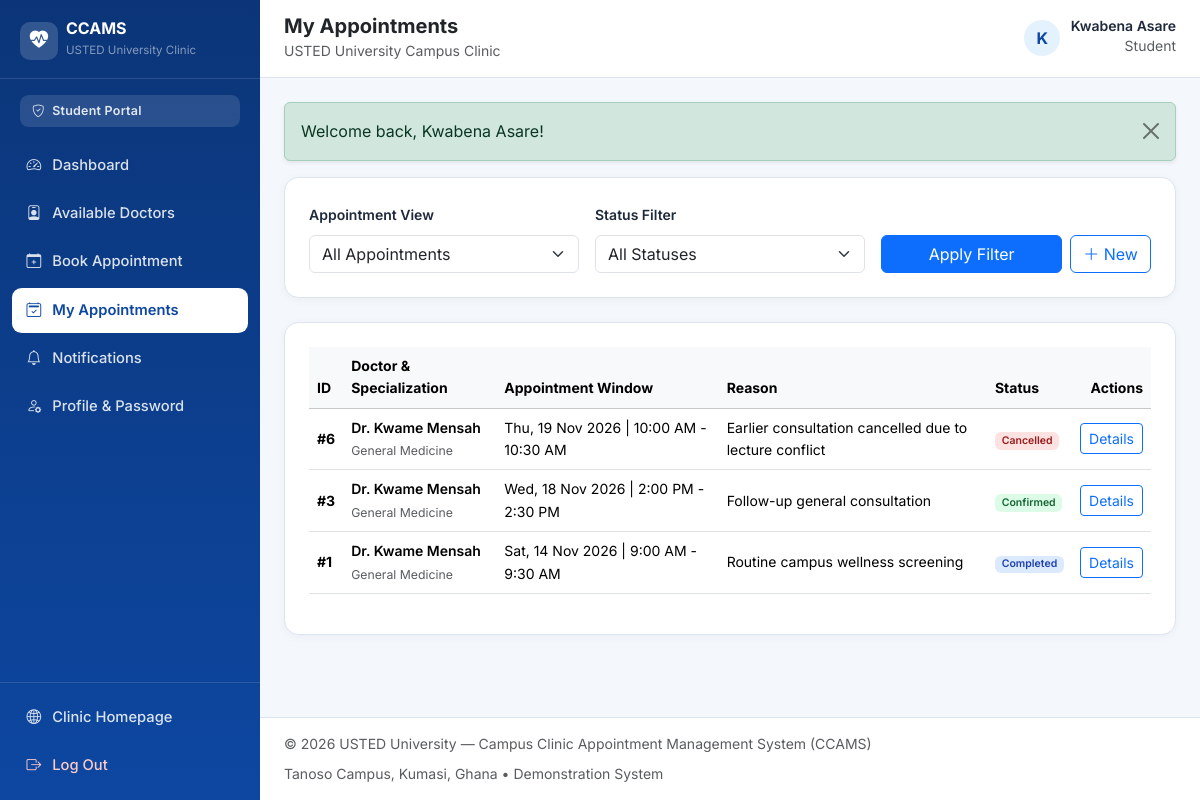
The page /student/my_appointments.php (signed in) on the database its author committed.
### tables this page shows
CREATE TABLE `users` (
    `user_id` INT UNSIGNED NOT NULL AUTO_INCREMENT,
    `full_name` VARCHAR(120) NOT NULL,
    `email` VARCHAR(150) NOT NULL,
    `password_hash` VARCHAR(255) NOT NULL,
    `phone` VARCHAR(25) DEFAULT NULL,
    `role` ENUM('student', 'doctor', 'admin') NOT NULL DEFAULT 'student',
    `account_status` ENUM('active', 'inactive') NOT NULL DEFAULT 'active',
    `created_at` TIMESTAMP NOT NULL DEFAULT CURRENT_TIMESTAMP,
    `updated_at` TIMESTAMP NOT NULL DEFAULT CURRENT_TIMESTAMP ON UPDATE CURRENT_TIMESTAMP,
    PRIMARY KEY (`user_id`),
    UNIQUE KEY `uq_users_email` (`email`),
    KEY `idx_users_role_status` (`role`, `account_status`)
);

CREATE TABLE `appointments` (
    `appointment_id` INT UNSIGNED NOT NULL AUTO_INCREMENT,
    `student_id` INT UNSIGNED NOT NULL,
    `slot_id` INT UNSIGNED NOT NULL,
    `reason` VARCHAR(255) DEFAULT NULL,
    `status` ENUM('pending', 'confirmed', 'cancelled', 'completed', 'rejected') NOT NULL DEFAULT 'pending',
    `created_at` TIMESTAMP NOT NULL DEFAULT CURRENT_TIMESTAMP,
    `updated_at` TIMESTAMP NOT NULL DEFAULT CURRENT_TIMESTAMP ON UPDATE CURRENT_TIMESTAMP,
    PRIMARY KEY (`appointment_id`),
    KEY `idx_appointments_student_status` (`student_id`, `status`),
    KEY `idx_appointments_slot_status` (`slot_id`, `status`),
    KEY `idx_appointments_status_created` (`status`, `created_at`),
    CONSTRAINT `fk_appointments_student`
        FOREIGN KEY (`student_id`) REFERENCES `users` (`user_id`)
        ON DELETE CASCADE ON UPDATE CASCADE,
    CONSTRAINT `fk_appointments_slot`
        FOREIGN KEY (`slot_id`) REFERENCES `appointment_slots` (`slot_id`)
        ON DELETE RESTRICT ON UPDATE CASCADE
);

CREATE TABLE `doctors` (
    `doctor_id` INT UNSIGNED NOT NULL AUTO_INCREMENT,
    `user_id` INT UNSIGNED NOT NULL,
    `specialization` VARCHAR(120) NOT NULL,
    `availability_status` ENUM('available', 'unavailable') NOT NULL DEFAULT 'available',
    `created_at` TIMESTAMP NOT NULL DEFAULT CURRENT_TIMESTAMP,
    PRIMARY KEY (`doctor_id`),
    UNIQUE KEY `uq_doctors_user_id` (`user_id`),
    KEY `idx_doctors_specialization` (`specialization`),
    KEY `idx_doctors_availability` (`availability_status`),
    CONSTRAINT `fk_doctors_user`
        FOREIGN KEY (`user_id`) REFERENCES `users` (`user_id`)
        ON DELETE CASCADE ON UPDATE CASCADE
);

CREATE TABLE `appointment_slots` (
    `slot_id` INT UNSIGNED NOT NULL AUTO_INCREMENT,
    `doctor_id` INT UNSIGNED NOT NULL,
    `start_time` DATETIME NOT NULL,
    `end_time` DATETIME NOT NULL,
    `status` ENUM('available', 'booked', 'inactive') NOT NULL DEFAULT 'available',
    `created_at` TIMESTAMP NOT NULL DEFAULT CURRENT_TIMESTAMP,
    PRIMARY KEY (`slot_id`),
    KEY `idx_slots_doctor_time` (`doctor_id`, `start_time`),
    KEY `idx_slots_status_time` (`status`, `start_time`),
    CONSTRAINT `fk_slots_doctor`
        FOREIGN KEY (`doctor_id`) REFERENCES `doctors` (`doctor_id`)
        ON DELETE CASCADE ON UPDATE CASCADE
);

### student/my_appointments.php (the view, shortened to what the rows shown need)
<?php
require_once __DIR__ . '/../includes/auth.php';
$student = require_auth('student');
$pdo = get_pdo();
$studentId = (int) $student['user_id'];
$page = max(1, (int) ($_GET['page'] ?? 1));
$perPage = 10;
$offset = ($page - 1) * $perPage;
$where = 'WHERE a.student_id = :sid';
$params = ['sid' => $studentId];
$listStmt = $pdo->prepare(
    "SELECT a.appointment_id, a.status, a.reason, a.created_at,
            s.start_time, s.end_time,
            doc_u.full_name AS doctor_name, d.specialization
     FROM appointments a
     INNER JOIN appointment_slots s ON s.slot_id = a.slot_id
     INNER JOIN doctors d ON d.doctor_id = s.doctor_id
     INNER JOIN users doc_u ON doc_u.user_id = d.user_id
     $where
     ORDER BY s.start_time DESC
     LIMIT :limit OFFSET :offset"
);
foreach ($params as $k => $v) {
    $listStmt->bindValue(':' . $k, $v);
}
$listStmt->bindValue(':limit', $perPage, PDO::PARAM_INT);
$listStmt->bindValue(':offset', $offset, PDO::PARAM_INT);
$listStmt->execute();
$appointments = $listStmt->fetchAll();
$pageTitle = 'My Appointments';
$layoutMode = 'dashboard';
require_once __DIR__ . '/../includes/header.php';
?>
<div class="ccams-card p-4">
    <?php if (empty($appointments)): ?>
        <div class="text-center py-5 text-muted">
            <i class="bi bi-calendar2 fs-1 d-block mb-2"></i>
            No appointment records found for the selected filter.
        </div>
    <?php else: ?>
        <div class="table-responsive">
            <table class="table table-hover align-middle small">
                <thead class="table-light">
                    <tr>
                        <th>ID</th>
                        <th>Doctor &amp; Specialization</th>
                        <th>Appointment Window</th>
                        <th>Reason</th>
                        <th>Status</th>
                        <th class="text-end">Actions</th>
                    </tr>
                </thead>
                <tbody>
                    <?php foreach ($appointments as $appt): ?>
                        <?php $canModify = can_student_modify_appointment($appt); ?>
                        <tr>
                            <td class="fw-bold">#<?php echo (int) $appt['appointment_id']; ?></td>
                            <td>
                                <div class="fw-semibold"><?php echo e($appt['doctor_name']); ?></div>
                                <small class="text-muted"><?php echo e($appt['specialization']); ?></small>
                            </td>
                            <td><?php echo e(format_slot_range((string) $appt['start_time'], (string) $appt['end_time'])); ?></td>
                            <td><?php echo e($appt['reason'] ?: '—'); ?></td>
                            <td>
                                <span class="badge <?php echo status_badge_class((string) $appt['status']); ?>">
                                    <?php echo e(ucfirst((string) $appt['status'])); ?>
                                </span>
                            </td>
                            <td class="text-end">
                                <div class="d-inline-flex gap-1">
                                    <a href="<?php echo e(app_url('student/appointment_details.php?id=' . (int) $appt['appointment_id'])); ?>"
                                       class="btn btn-sm btn-outline-primary">
                                        <?php echo $canModify ? 'Details / Reschedule' : 'Details'; ?>
                                    </a>
                                </div>
                            </td>
                        </tr>
                    <?php endforeach; ?>
                </tbody>
            </table>
        </div>
    <?php endif; ?>
</div>
<?php require_once __DIR__ . '/../includes/footer.php'; ?>

### includes/header.php (shortened to what the rows shown need)
<?php
$pageTitle = $pageTitle ?? 'USTED University — Campus Clinic Appointment Management System';
$layoutMode = $layoutMode ?? 'public';
$authUser = current_user();
$flashes = get_flashes();
?>
<!DOCTYPE html>
<html lang="en">
<head>
    <link href="https://cdn.jsdelivr.net/npm/bootstrap@5.3.3/dist/css/bootstrap.min.css" rel="stylesheet">
    <link href="https://cdn.jsdelivr.net/npm/bootstrap-icons@1.11.3/font/bootstrap-icons.min.css" rel="stylesheet">
    <link href="<?php echo e(app_url('assets/css/style.css')); ?>" rel="stylesheet">
</head>
<body class="<?php echo $layoutMode === 'dashboard' ? 'ccams-dashboard-body' : 'ccams-public-body'; ?>">
<?php if ($layoutMode === 'dashboard' && $authUser): ?>
    <div class="dashboard-wrapper">
        <aside class="dashboard-sidebar" id="dashboardSidebar" aria-label="Dashboard Navigation">
            <div class="sidebar-brand">
                <a href="<?php echo e(app_url('index.php')); ?>" class="d-flex align-items-center gap-2 text-decoration-none text-white">
                    <span class="brand-emblem">
                        <i class="bi bi-heart-pulse-fill"></i>
                    </span>
                    <div>
                        <div class="fw-bold lh-1 fs-6">CCAMS</div>
                        <small class="text-white-50" style="font-size: 0.72rem;">USTED University Clinic</small>
                    </div>
                </a>
            </div>
            <div class="sidebar-role-pill">
                <i class="bi bi-shield-check me-1"></i>
                <?php echo e(ucfirst($authUser['role'])); ?> Portal
            </div>
            <nav class="sidebar-nav">
                <?php if ($authUser['role'] === 'student'): ?>
                    <a class="sidebar-link <?php echo is_active_nav('student/dashboard.php'); ?>" href="<?php echo e(app_url('student/dashboard.php')); ?>">
                        <i class="bi bi-speedometer2"></i><span>Dashboard</span>
                    </a>
                    <a class="sidebar-link <?php echo is_active_nav('student/doctors.php'); ?>" href="<?php echo e(app_url('student/doctors.php')); ?>">
                        <i class="bi bi-person-badge"></i><span>Available Doctors</span>
                    </a>
                    <a class="sidebar-link <?php echo is_active_nav('student/book_appointment.php'); ?>" href="<?php echo e(app_url('student/book_appointment.php')); ?>">
                        <i class="bi bi-calendar-plus"></i><span>Book Appointment</span>
                    </a>
                    <a class="sidebar-link <?php echo is_active_nav('student/my_appointments.php') || is_active_nav('student/appointment_details.php') ? 'active' : ''; ?>" href="<?php echo e(app_url('student/my_appointments.php')); ?>">
                        <i class="bi bi-calendar2-check"></i><span>My Appointments</span>
                    </a>
                    <a class="sidebar-link <?php echo is_active_nav('student/notifications.php'); ?>" href="<?php echo e(app_url('student/notifications.php')); ?>">
                        <i class="bi bi-bell"></i><span>Notifications</span>
                    </a>
                    <a class="sidebar-link <?php echo is_active_nav('student/profile.php'); ?>" href="<?php echo e(app_url('student/profile.php')); ?>">
                        <i class="bi bi-person-gear"></i><span>Profile &amp; Password</span>
                    </a>
                <?php endif; ?>
            </nav>
            <div class="sidebar-footer">
                <a href="<?php echo e(app_url('index.php')); ?>" class="sidebar-link">
                    <i class="bi bi-globe2"></i><span>Clinic Homepage</span>
                </a>
                <form method="post" action="<?php echo e(app_url('logout.php')); ?>" class="mt-1">
                    <button type="submit" class="sidebar-link w-100 border-0 bg-transparent text-start text-danger-soft">
                        <i class="bi bi-box-arrow-right"></i><span>Log Out</span>
                    </button>
                </form>
            </div>
        </aside>
        <div class="dashboard-main">
            <header class="dashboard-topbar">
                <div class="d-flex align-items-center gap-3">
                    <div>
                        <h1 class="h5 mb-0 fw-bold text-dark"><?php echo e($pageTitle); ?></h1>
                        <small class="text-muted">USTED University Campus Clinic</small>
                    </div>
                </div>
                <div class="d-flex align-items-center gap-3">
                    <div class="user-profile-chip">
                        <div class="avatar-circle">
                            <?php echo e(strtoupper(substr((string) $authUser['full_name'], 0, 1))); ?>
                        </div>
                        <div class="d-none d-sm-block text-end">
                            <div class="fw-semibold small lh-1"><?php echo e($authUser['full_name']); ?></div>
                            <small class="text-muted text-capitalize"><?php echo e($authUser['role']); ?></small>
                        </div>
                    </div>
                </div>
            </header>
            <main id="main-content" class="dashboard-content">
                <?php if (!empty($flashes)): ?>
                    <?php foreach ($flashes as $flash): ?>
                        <div class="alert alert-<?php echo e($flash['type']); ?> alert-dismissible fade show shadow-sm" role="alert">
                            <?php echo e($flash['message']); ?>
                            <button type="button" class="btn-close" data-bs-dismiss="alert" aria-label="Close"></button>
                        </div>
                    <?php endforeach; ?>
                <?php endif; ?>
<?php endif; ?>

### rows shown on the page
users: role "Student", full_name "K", full_name "Kwabena Asare"
appointments: appointment_id "6", users.full_name "Dr. Kwame Mensah", doctors.specialization "General Medicine", slot.end_time "Thu, 19 Nov 2026 | 10:00 AM - 10:30 AM", reason "Earlier consultation cancelled due to lecture conflict", status "Cancelled"
appointments: appointment_id "3", users.full_name "Dr. Kwame Mensah", doctors.specialization "General Medicine", slot.end_time "Wed, 18 Nov 2026 | 2:00 PM - 2:30 PM", reason "Follow-up general consultation", status "Confirmed"
appointments: appointment_id "1", users.full_name "Dr. Kwame Mensah", doctors.specialization "General Medicine", slot.end_time "Sat, 14 Nov 2026 | 9:00 AM - 9:30 AM", reason "Routine campus wellness screening", status "Completed"

### other values the page prints
$pageTitle "My Appointments"
$flash['message'] "Welcome back, Kwabena Asare!"
